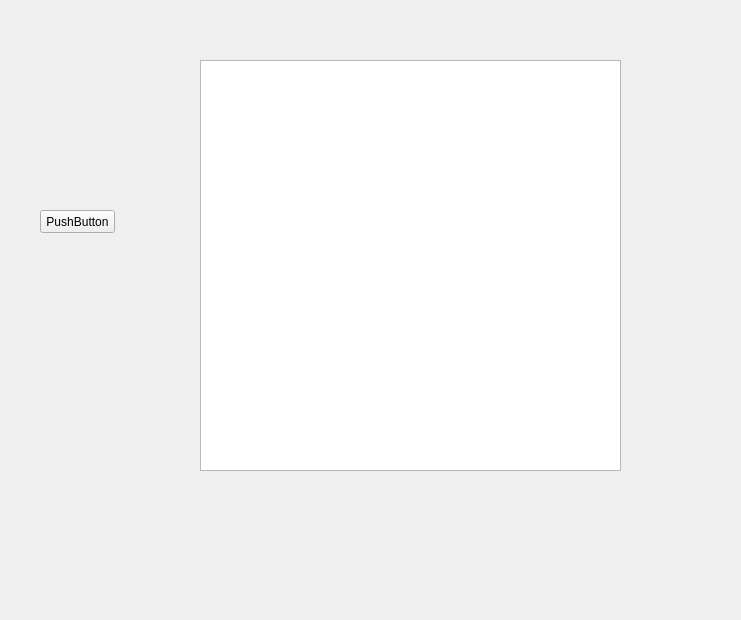
<?xml version="1.0" encoding="UTF-8"?>
<ui version="4.0">
 <class>Form</class>
 <widget class="QWidget" name="Form">
  <property name="geometry">
   <rect>
    <x>0</x>
    <y>0</y>
    <width>741</width>
    <height>620</height>
   </rect>
  </property>
  <property name="windowTitle">
   <string>Form</string>
  </property>
  <widget class="QTableView" name="tableView">
   <property name="geometry">
    <rect>
     <x>200</x>
     <y>60</y>
     <width>421</width>
     <height>411</height>
    </rect>
   </property>
  </widget>
  <widget class="QPushButton" name="refresh">
   <property name="geometry">
    <rect>
     <x>40</x>
     <y>210</y>
     <width>75</width>
     <height>23</height>
    </rect>
   </property>
   <property name="text">
    <string>PushButton</string>
   </property>
  </widget>
 </widget>
 <resources/>
 <connections/>
</ui>
